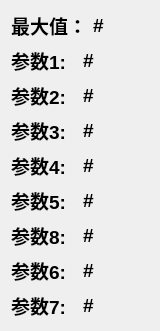
            <widget class="QWidget" name="page_8">
             <property name="geometry">
              <rect>
               <x>0</x>
               <y>0</y>
               <width>160</width>
               <height>313</height>
              </rect>
             </property>
             <attribute name="label">
              <string>参数</string>
             </attribute>
             <layout class="QGridLayout" name="gridLayout_21">
              <item row="8" column="0">
               <layout class="QHBoxLayout" name="horizontalLayout_56">
                <item>
                 <widget class="QLabel" name="Sz_p7_5">
                  <property name="font">
                   <font>
                    <pointsize>14</pointsize>
                    <weight>75</weight>
                    <bold>true</bold>
                   </font>
                  </property>
                  <property name="text">
                   <string>参数7:</string>
                  </property>
                 </widget>
                </item>
                <item>
                 <widget class="QLabel" name="SH_LB_36">
                  <property name="font">
                   <font>
                    <pointsize>14</pointsize>
                    <weight>75</weight>
                    <bold>true</bold>
                   </font>
                  </property>
                  <property name="text">
                   <string>#</string>
                  </property>
                 </widget>
                </item>
               </layout>
              </item>
              <item row="5" column="0">
               <layout class="QHBoxLayout" name="horizontalLayout_57">
                <item>
                 <widget class="QLabel" name="Sz_p5_5">
                  <property name="font">
                   <font>
                    <pointsize>14</pointsize>
                    <weight>75</weight>
                    <bold>true</bold>
                   </font>
                  </property>
                  <property name="text">
                   <string>参数5:</string>
                  </property>
                 </widget>
                </item>
                <item>
                 <widget class="QLabel" name="SH_LB_37">
                  <property name="font">
                   <font>
                    <pointsize>14</pointsize>
                    <weight>75</weight>
                    <bold>true</bold>
                   </font>
                  </property>
                  <property name="text">
                   <string>#</string>
                  </property>
                 </widget>
                </item>
               </layout>
              </item>
              <item row="1" column="0">
               <layout class="QHBoxLayout" name="horizontalLayout_58">
                <item>
                 <widget class="QLabel" name="Sz_p1_5">
                  <property name="font">
                   <font>
                    <pointsize>14</pointsize>
                    <weight>75</weight>
                    <bold>true</bold>
                   </font>
                  </property>
                  <property name="text">
                   <string>参数1:</string>
                  </property>
                 </widget>
                </item>
                <item>
                 <widget class="QLabel" name="SH_LB_38">
                  <property name="font">
                   <font>
                    <pointsize>14</pointsize>
                    <weight>75</weight>
                    <bold>true</bold>
                   </font>
                  </property>
                  <property name="text">
                   <string>#</string>
                  </property>
                 </widget>
                </item>
               </layout>
              </item>
              <item row="2" column="0">
               <layout class="QHBoxLayout" name="horizontalLayout_59">
                <item>
                 <widget class="QLabel" name="Sz_p2_5">
                  <property name="font">
                   <font>
                    <pointsize>14</pointsize>
                    <weight>75</weight>
                    <bold>true</bold>
                   </font>
                  </property>
                  <property name="text">
                   <string>参数2:</string>
                  </property>
                 </widget>
                </item>
                <item>
                 <widget class="QLabel" name="SH_LB_39">
                  <property name="font">
                   <font>
                    <pointsize>14</pointsize>
                    <weight>75</weight>
                    <bold>true</bold>
                   </font>
                  </property>
                  <property name="text">
                   <string>#</string>
                  </property>
                 </widget>
                </item>
               </layout>
              </item>
              <item row="7" column="0">
               <layout class="QHBoxLayout" name="horizontalLayout_60">
                <item>
                 <widget class="QLabel" name="Sz_p6_5">
                  <property name="font">
                   <font>
                    <pointsize>14</pointsize>
                    <weight>75</weight>
                    <bold>true</bold>
                   </font>
                  </property>
                  <property name="text">
                   <string>参数6:</string>
                  </property>
                 </widget>
                </item>
                <item>
                 <widget class="QLabel" name="SH_LB_40">
                  <property name="font">
                   <font>
                    <pointsize>14</pointsize>
                    <weight>75</weight>
                    <bold>true</bold>
                   </font>
                  </property>
                  <property name="text">
                   <string>#</string>
                  </property>
                 </widget>
                </item>
               </layout>
              </item>
              <item row="0" column="0">
               <layout class="QHBoxLayout" name="horizontalLayout_61">
                <item>
                 <widget class="QLabel" name="Sz_p0_5">
                  <property name="font">
                   <font>
                    <pointsize>14</pointsize>
                    <weight>75</weight>
                    <bold>true</bold>
                   </font>
                  </property>
                  <property name="text">
                   <string>最大值：</string>
                  </property>
                 </widget>
                </item>
                <item>
                 <widget class="QLabel" name="SH_LB_41">
                  <property name="font">
                   <font>
                    <pointsize>14</pointsize>
                    <weight>75</weight>
                    <bold>true</bold>
                   </font>
                  </property>
                  <property name="text">
                   <string>#</string>
                  </property>
                 </widget>
                </item>
               </layout>
              </item>
              <item row="4" column="0">
               <layout class="QHBoxLayout" name="horizontalLayout_62">
                <item>
                 <widget class="QLabel" name="Sz_p4_5">
                  <property name="font">
                   <font>
                    <pointsize>14</pointsize>
                    <weight>75</weight>
                    <bold>true</bold>
                   </font>
                  </property>
                  <property name="text">
                   <string>参数4:</string>
                  </property>
                 </widget>
                </item>
                <item>
                 <widget class="QLabel" name="SH_LB_42">
                  <property name="font">
                   <font>
                    <pointsize>14</pointsize>
                    <weight>75</weight>
                    <bold>true</bold>
                   </font>
                  </property>
                  <property name="text">
                   <string>#</string>
                  </property>
                 </widget>
                </item>
               </layout>
              </item>
              <item row="3" column="0">
               <layout class="QHBoxLayout" name="horizontalLayout_63">
                <item>
                 <widget class="QLabel" name="Sz_p3_5">
                  <property name="font">
                   <font>
                    <pointsize>14</pointsize>
                    <weight>75</weight>
                    <bold>true</bold>
                   </font>
                  </property>
                  <property name="text">
                   <string>参数3:</string>
                  </property>
                 </widget>
                </item>
                <item>
                 <widget class="QLabel" name="SH_LB_43">
                  <property name="font">
                   <font>
                    <pointsize>14</pointsize>
                    <weight>75</weight>
                    <bold>true</bold>
                   </font>
                  </property>
                  <property name="text">
                   <string>#</string>
                  </property>
                 </widget>
                </item>
               </layout>
              </item>
              <item row="6" column="0">
               <layout class="QHBoxLayout" name="horizontalLayout_23">
                <item>
                 <widget class="QLabel" name="Sz_p8_5">
                  <property name="font">
                   <font>
                    <pointsize>14</pointsize>
                    <weight>75</weight>
                    <bold>true</bold>
                   </font>
                  </property>
                  <property name="text">
                   <string>参数8:</string>
                  </property>
                 </widget>
                </item>
                <item>
                 <widget class="QLabel" name="SH_LB_44">
                  <property name="font">
                   <font>
                    <pointsize>14</pointsize>
                    <weight>75</weight>
                    <bold>true</bold>
                   </font>
                  </property>
                  <property name="text">
                   <string>#</string>
                  </property>
                 </widget>
                </item>
               </layout>
              </item>
             </layout>
            </widget>
